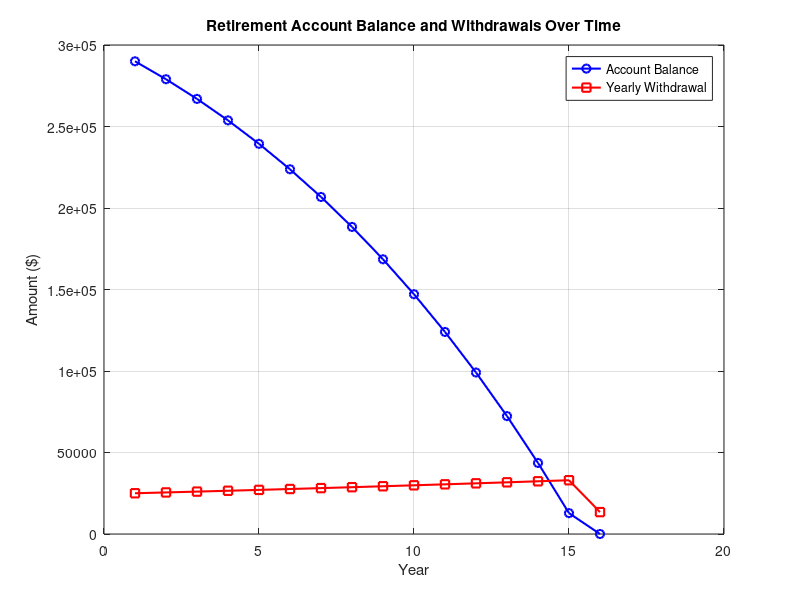

MATLAB code for this plot:
balance = 300000;     
interest = 0.05;      
inflation = 0.02;     
withdrawal = 25000;

year = 0;

% Store values for plotting
years = [];
balances = [];
withdrawals = [];

while balance > 0
    year = year + 1;
    
    % Add yearly interest
    balance = balance * (1 + interest);
    
    % Withdraw money
    if withdrawal > balance
        withdrawal = balance;
    end
    balance = balance - withdrawal;
    
    % Store data
    years(end+1) = year;
    balances(end+1) = balance;
    withdrawals(end+1) = withdrawal;
    
    % Increase withdrawal for next year
    withdrawal = withdrawal * (1 + inflation);
end

fprintf('The money lasts for %d years.\n', year);


plot(years, balances, 'b-o', 'LineWidth', 1.5); hold on;
plot(years, withdrawals, 'r-s', 'LineWidth', 1.5);

xlabel('Year');
ylabel('Amount ($)');
title('Retirement Account Balance and Withdrawals Over Time');
legend('Account Balance', 'Yearly Withdrawal');
grid on;
